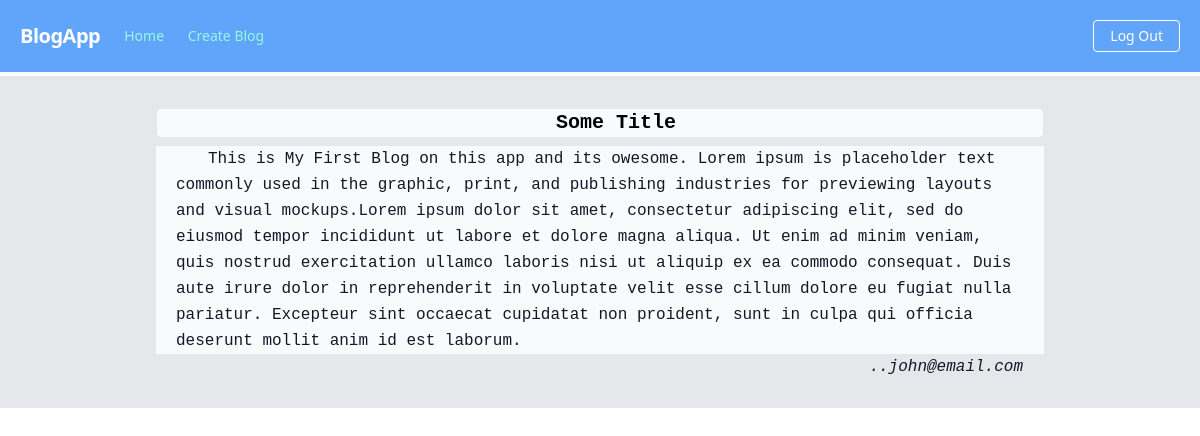
The app's page / (signed in) with its own data.
### BLOG/models.py (models this page shows)
class Blog(db.Model):
    id = db.Column(db.Integer, primary_key = True)
    title = db.Column(db.String(150) )
    data = db.Column(TEXT)
    user_id = db.Column(db.Integer, db.ForeignKey(User.id) )

### BLOG/views.py (the view)
@views.route('/')
@login_required     #this decorator will make the URL private
def home():
    blogs = Blog.query.all() #querying all the blogs in database
    for blog in blogs:  # iterating through all the blogs
        user = User.query.filter_by(id=blog.user_id).first()
        if user:
            blog.author = user.email # assigning the user email as
        else:                   # the blog's author
            blog.author = "Someone"
    return render_template('home.html', blogs = blogs) # passing all

### BLOG/__init__.py (called while the page is built)
def create_app():
    app = Flask(__name__)
    app.config['SECRET_KEY'] = "mY sUPER sECTREKEY"     # Secret key encrypt your app
    app.config['SQLALCHEMY_DATABASE_URI'] = f'sqlite:///{DB_NAME}' # setting SQLAlchemy url
    db.init_app(app)        # this will configure the database with our app
    from .views import views
    app.register_blueprint(views, url_prefix = '/')
    from .models import User, Blog
    create_database(app)
    login_manager = LoginManager()
    login_manager.login_view = 'views.login'
    login_manager.init_app(app)
    @login_manager.user_loader
    def load_user(id):
        return User.query.get(int(id))
    return app

### BLOG/templates/home.html (shortened to what this page needs)
{% extends "base.html" %}
{% block content %}
<div class="py-1" >
    {% for blog in blogs %}
    <div class="  bg-gray-200 mb-1 p-2 " >
        <div class=" h-full rounded-lg bg-gray-50 mx-auto w-3/4 mt-6 " >
            <h1 class=" border text-center font-mono indent-8 title-font text-xl font-semibold " >  {{blog.title}} </h1>
        </div>
        <div class=" h-full bg-gray-50 text-gray-900 mx-auto w-3/4 mt-2 " >
            <p class="leading-relaxed px-5 font-mono indent-8" > {{blog.data}} </p>
        </div>
        <div class="border h-full text-gray-900 mx-auto w-3/4 " >
            <p class=" px-5 italic font-mono text-right indent-8 mb-5" > ..{{blog.author}} </p>
        </div>
    </div>
    {% endfor %}
</div>
{% endblock %}

### BLOG/templates/base.html (shortened to what this page needs)
<!DOCTYPE html>
<html lang="en">
<head>
    <script src="https://cdn.tailwindcss.com"></script>
</head>
<body class="" >
    <nav class="flex items-center justify-between flex-wrap bg-blue-400 p-5" >
        <div class="flex items-center flex-shrink-0 text-white mr-6">
            <span class="font-semibold text-xl tracking-tight">BlogApp</span>
        </div>
        <div class="w-full block flex-grow lg:flex lg:items-center lg:w-auto">
            <div class="text-sm lg:flex-grow">
              <a href="/" class="block mt-4 lg:inline-block lg:mt-0 text-teal-200 hover:text-white mr-5">
                Home
              </a>
              <a href="/createblog" class="block mt-4 lg:inline-block lg:mt-0 text-teal-200 hover:text-white">
                Create Blog
              </a>
            </div>
            {% if current_user.is_authenticated %}
              <div>
                <a href="/logout" class="inline-block text-sm px-4 py-2 leading-none border rounded text-white border-white hover:border-transparent hover:text-teal-500 hover:bg-white mt-4 lg:mt-0">Log Out</a>
              </div>
            {% else %}
              <div>
                <a href="/login" class="inline-block text-sm px-4 py-2 leading-none border rounded text-white border-white hover:border-transparent hover:text-teal-500 hover:bg-white mt-4 lg:mt-0">Log In</a>
              </div>
            {% endif %}
        </nav>
        {% block content %}{% endblock %}
      </body>
</html>

### records on screen
Blog: title "Some Title", data "This is My First Blog on this app and its owesome. Lorem ipsum is placeholder text commonly used in the graphic, print, and publishing industries for previewing layouts and visual mockups.Lorem ipsum dolor sit amet, consectetur adipiscing elit, sed do eiusmod tempor incididunt ut labore et dolore magna aliqua. Ut enim ad minim veniam, quis nostrud exercitation ullamco laboris nisi ut aliquip ex ea commodo consequat. Duis aute irure dolor in reprehenderit in voluptate velit esse cillum dolore eu fugiat nulla pariatur. Excepteur sint occaecat cupidatat non proident, sunt in culpa qui officia deserunt mollit anim id est laborum.", author "john@email.com"
